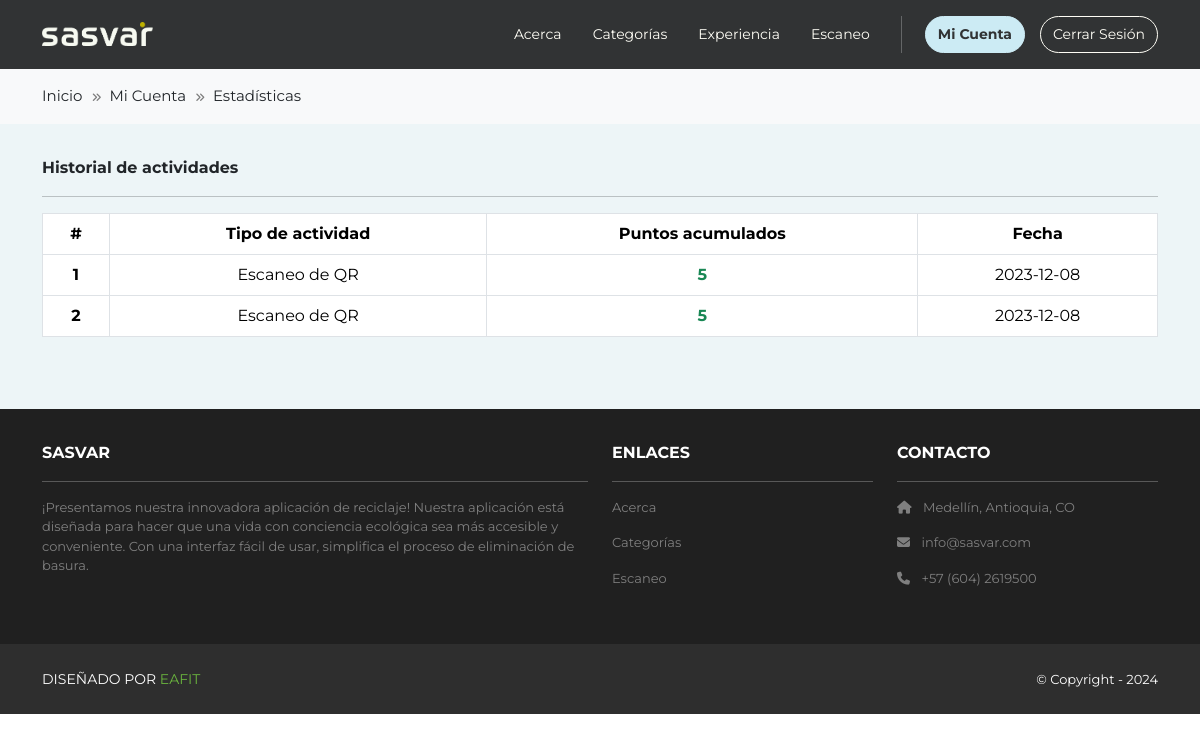
/mi-cuenta/estadisticas (signed in), run on an earlier commit of the app's database.
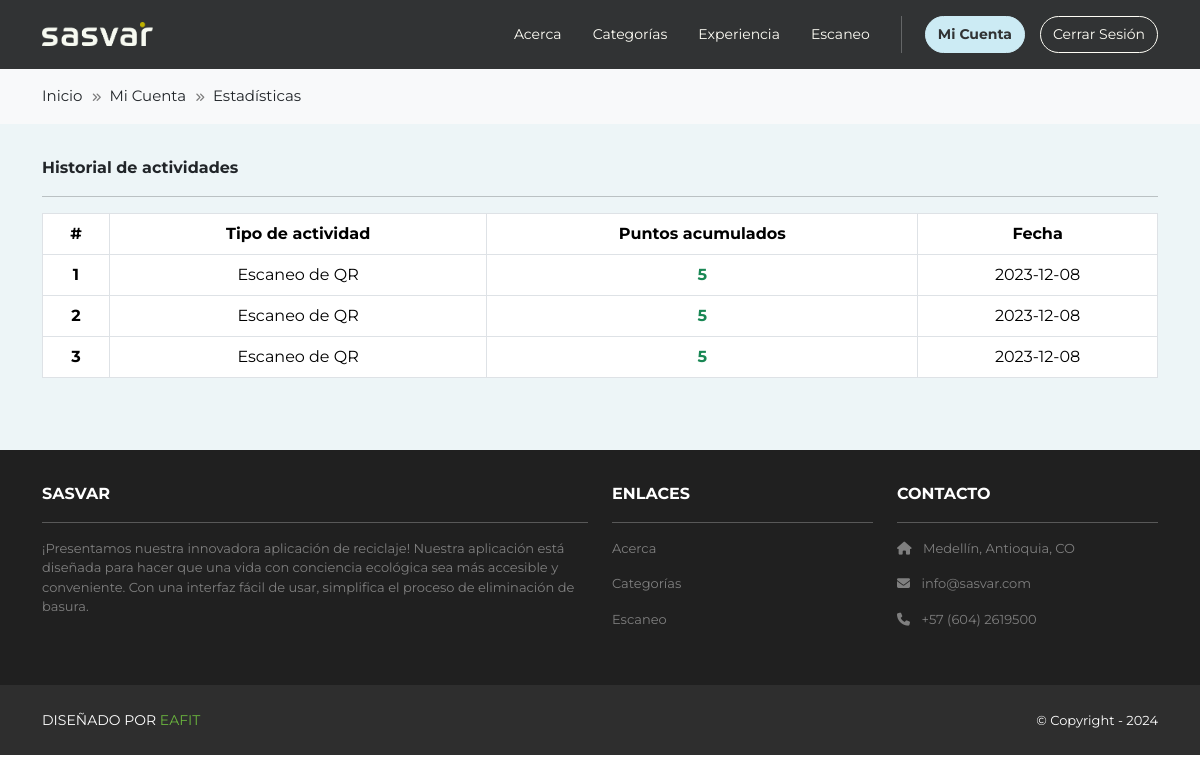
And on a later commit of the database.
### accounts/models.py (models this page shows, shortened)
class UserHistory(models.Model):
    created_at = models.DateTimeField(auto_now_add=True)
    type_of_activity = models.CharField(max_length=50, choices=[('QR_SCAN', 'QR Scan')])
    accumulated_points = models.IntegerField(default=0)
    user = models.ForeignKey(User, on_delete=models.CASCADE)

### accounts/views.py (the view)
# urls.py: path('estadisticas', views.stats, name='accounts.stats'),
@login_required
def stats(request):
    viewData = {}
    viewData["title"] = "Mis estadísticas"
    viewData["breadcrumbItems"] = [
        {"name": "Inicio", "route": "home.index"},
        {"name": "Mi Cuenta", "route": "accounts.index"},
        {"name": "Estadísticas", "route": "accounts.stats"},
    ]
    viewData["user_history_entries"] = UserHistory.objects.filter(user=request.user)
    return render(request, 'accounts/stats.html', {"viewData": viewData})

### accounts/templates/accounts/stats.html
{% extends 'base.html' %}
{% block content %}
<div class="p-3">
  <div class="container mb-3">
    <div class="row mt-3">
      <div class="mx-auto mb-4">
        <b>Historial de actividades</b>
        <hr />
        <table class="table table-bordered table-center">
          <thead>
            <tr>
              <th scope="col">#</th>
              <th scope="col">Tipo de actividad</th>
              <th scope="col">Puntos acumulados</th>
              <th scope="col">Fecha</th>
            </tr>
          </thead>
          <tbody>
            {% for entry in viewData.user_history_entries %}
            <tr>
              <th scope="row">{{ forloop.counter }}</th>
              <td>Escaneo de QR</td>
              <td><span class="fw-bold text-success">{{ entry.accumulated_points }}</span></td>
              <td>{{ entry.created_at|date:"Y-m-d" }}</td>
            </tr>
            {% endfor %}
          </tbody>
        </table>
      </div>
    </div>
  </div>
</div>
{% endblock content %}

### recycling/templates/base.html (shortened to what this page needs)
<!DOCTYPE html>
<html>
  {% load static %}
  <head>
    <link href="https://cdn.jsdelivr.net/npm/bootstrap@5.3.2/dist/css/bootstrap.min.css" rel="stylesheet">
    <link rel="stylesheet" type="text/css" href="{% static 'css/style.css' %}">
    <link rel="stylesheet" href="https://cdnjs.cloudflare.com/ajax/libs/font-awesome/6.1.1/css/all.min.css">
  </head>
  <body>
    <nav class="p-3 navbar navbar-dark bg-dark navbar-expand-lg bg-body-sasvar pb-3">
      <div class="container">
        <a class="navbar-brand" href="{% url 'home.index' %}">
          <img src="{% static 'images/logo-sasvar.png' %}" alt="logo" height="24" class="me-2" />
        </a>
        <div class="collapse navbar-collapse" id="navbarNavAltMarkup">
          <div class="navbar-nav ms-auto navbar-ml">
            <a class="nav-link" href="{% url 'home.about' %}">Acerca</a>
            <a class="nav-link" href="{% url 'home.categories' %}">Categorías</a>
            <a class="nav-link" href="{% url 'home.experience' %}">Experiencia</a>
            <a class="nav-link sv-mr" href="{% url 'scanner.index' %}">Escaneo</a>
            {% if user.is_authenticated %}
              <a class="btn btn-primary btn-sv btn-sv-mt" href="{% url 'accounts.index' %}">Mi Cuenta</a>
              <a class="btn btn-primary btn-sv-secondary btn-svs-mt" href="{% url 'accounts.logout' %}">Cerrar Sesión</a>
            {% else %}
              <a class="btn btn-primary btn-sv btn-sv-mt" href="{% url 'accounts.login' %}">Iniciar Sesión</a>
              <a class="btn btn-primary btn-sv-secondary btn-svs-mt" href="{% url 'accounts.signup' %}">Registro</a>
            {% endif %}
          </div>
        </div>
      </div>
    </nav>
    {% if viewData.breadcrumb is False %}
    {% else %}
    {% include 'breadcrumb.html' %}
    {% endif %}
    <div class="sv-blue">
      {% block content %}
      {% endblock content %}
    </div>
    <section class="p-3 rc-footer d-none d-md-block">
      <div class="container">
        <div class="row mt-3 text-white">
          <div class="col-md-6 col-lg-6 col-xl-6 mx-auto mb-4">
            <b>SASVAR</b>
            <hr />
            <p class="font-13 rc-footer-font">¡Presentamos nuestra innovadora aplicación de reciclaje! Nuestra
              aplicación está diseñada para hacer que una vida con conciencia ecológica sea más accesible y
              conveniente. Con una interfaz fácil de usar, simplifica el proceso de eliminación de basura.</p>
          </div>
          <div class="col-md-3 col-lg-3 col-xl-3 mx-auto mb-4">
            <b>ENLACES</b>
            <hr />
            <p class="font-13 rc-footer-font"><a class="nav-link" href="{% url 'home.about' %}">Acerca</a></p>
            <p class="font-13 rc-footer-font"><a class="nav-link" href="{% url 'home.categories' %}">Categorías</a></p>
            <p class="font-13 rc-footer-font"><a class="nav-link" href="{% url 'scanner.index' %}">Escaneo</a></p>
          </div>
          <div class="col-md-3 col-lg-3 col-xl-3 mx-auto mb-4">
            <b>CONTACTO</b>
            <hr />
            <p class="font-13 rc-footer-font"><i class="fas fa-home me-2"></i> Medellín, Antioquia, CO</p>
            <p class="font-13 rc-footer-font"><i class="fas fa-envelope me-2"></i> info@sasvar.com</p>
            <p class="font-13 rc-footer-font"><i class="fas fa-phone me-2"></i> +57 (604) 2619500</p>
          </div>
        </div>
      </div>
    </section>
    <section class="p-3 rc-footer-bottom">
      <div class="container d-flex justify-content-between">
        <div class="me-5 rc-footer-bottom-copy text-white">
          <span>DISEÑADO POR <a href="https://www.eafit.edu.co" target="_blank">EAFIT</a></span>
        </div>
        <div class="rc-footer-bottom-copy text-white font-13">
          <span>© Copyright - 2024</span>
        </div>
      </div>
    </section>
  </body>
</html>

### recycling/templates/breadcrumb.html
<section class="p-3 rc-breadcrumb">
  <div class="container d-flex justify-content-between">
    <div class="me-5 rc-header-top-contact">
      {% for item in viewData.breadcrumbItems %}
        {% if forloop.first %}
          <span><a href="{% url item.route %}">{{ item.name }}</a></span>
        {% elif forloop.last %}
          <span class="rc-breadcrumb-item">{{ item.name }}</span>
        {% else %}
          <span class="rc-breadcrumb-item"><a href="{% url item.route %}">{{ item.name }}</a></span>
        {% endif %}
      {% endfor %}
    </div>
  </div>
</section>

### recycling/static/css/style.css (style rules this page uses)
body { font-family: 'Montserrat'; background-color: #FFF; }
.sv-blue { background-color: #EDF5F7; }
.rc-header-top-contact { font-size: 15px; }
.rc-footer { background-color: #202020; }
.rc-footer-bottom { background-color: #2E2E2E; }
.rc-footer-bottom-copy { font-size: 14px; margin: 0; line-height: 38px; }
.rc-footer-bottom-copy a { color: #6ab43e; text-decoration: none; }
.font-13 { font-size: 13px; }
.rc-footer-font { color: #7F7F7F; }
.bg-body-sasvar { background-color: #252527; }
.bg-body-sasvar a.nav-link { color: #FFFEF6 !important; font-size: 14px; }
.navbar-brand { margin-top: -5px !important; }
.rc-breadcrumb { --bs-bg-opacity: 1; background-color: rgba(var(--bs-tertiary-bg-rgb),var(--bs-bg-opacity))!important; }
.rc-breadcrumb-item::before { color: #7c7c7c; content: "\f101"; display: inline-block; font-family: "FontAwesome"; font-size: 10px; padding: 0 8px 0 5px; }
.rc-breadcrumb a, .rc-breadcrumb-item a { color: var(--bs-body-color) !important; text-decoration: none !important; }
.table-center th, .table-center td { text-align: center; vertical-align: middle !important; }
.bg-dark { background-color: #313334 !important; }
@media (min-width: 992px) { .navbar-ml a { margin-left: 15px; } }
@media (min-width: 992px) { .sv-mr { margin-right: 15px; } }
.btn-sv, .btn-sv:hover, .btn-sv:active, .btn-sv:focus { background-color: #CCEBF4 !important; color: #313334 !important; border-radius: 20px; border: 1px solid #CCEBF4 !important; font-size: 14px; font-weight: bold; display: flex; align-items: center; justify-content: center; }
.btn-sv-secondary, .btn-sv-secondary:hover, .btn-sv-secondary:active, .btn-sv-secondary:focus { background-color: #313334 !important; color: #FFFEF6 !important; border-radius: 20px; border: 1px solid #FFFEF6 !important; font-size: 14px; display: flex; align-items: center; justify-content: center; }

What changed in the data, as far as the page shows it:
added UserHistory: accumulated_points "5", created_at "2023-12-08"
